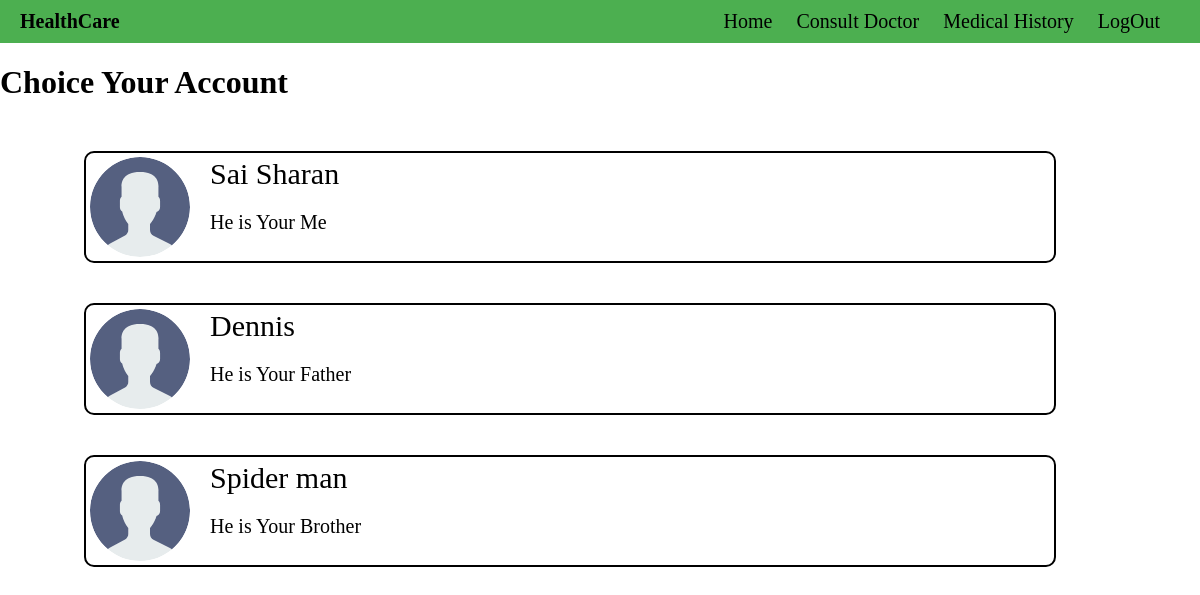
The page /choice_acc/ (signed in) on the database as committed earlier.
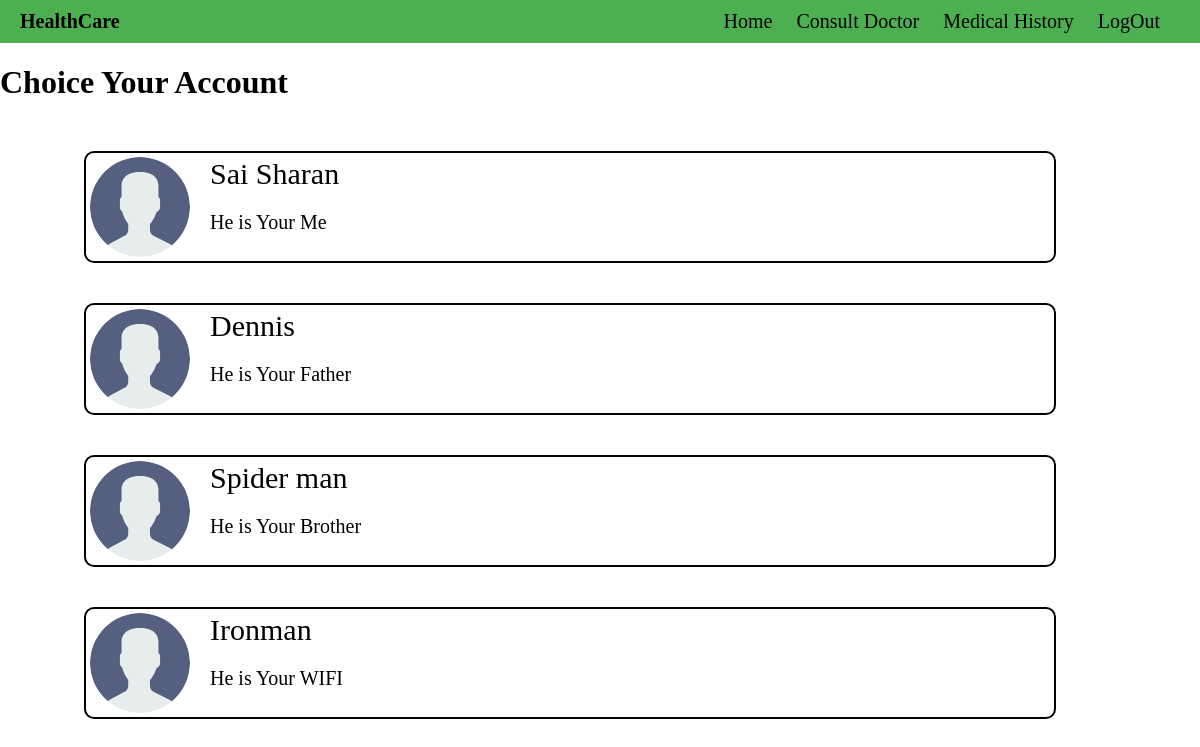
The same page on the database as committed later.
### Health/models.py (models this page shows, shortened)
class Patient(models.Model):
    host = models.ForeignKey(User, on_delete=models.CASCADE, null=True)
    user_name = models.CharField(max_length=30)
    profile_pic = models.ImageField(upload_to='', null=True, default="avater.svg")
    Date_of_birth = models.DateField(null=True)
    user_relationship = models.CharField(max_length=30)
    father_name = models.CharField(max_length=30)
    mother_name = models.CharField(max_length=30)
    street = models.CharField(max_length=100)
    city = models.CharField(max_length=30)
    state = models.CharField(max_length=30)
    country = models.CharField(max_length=30)

### Health/views.py (the view)
# urls.py: path('choice_acc/',views.choice_acc,name = "choice_acc"),
def choice_acc(request):
    form = Patient.objects.filter(host=request.user)
    context = {"form": form}
    return render(request, "Health/choice_acc.html", context)

### Health/templates/Health/choice_acc.html
{% extends 'main.html' %}
{% block content%}
<h1>Choice Your Account</h1>
<div class="choice_acc">
    {%for field in form %}
    <div class="parent_choice_acc">
        <div class="left">
            <img src="{{field.profile_pic.url}}" alt="" ,width="100px">
        </div>
        <div class="child_acc">
            <a href="{% url 'patient_profile' field.user_name%}">
                {{field.user_name}}
            </a>
            <p>He is Your {{field.user_relationship}}</p>
        </div>
    </div>
    {% endfor %}
</div>
{% endblock %}

### templates/main.html (shortened to what this page needs)
<!DOCTYPE html>
{% load static %}
<html lang="en">
<head>
    <link rel="stylesheet" href="{% static 'styles/main.css' %}"/>
</head>
<body>
  {% include 'navbar.html'%}
  {% block content %}
  {% endblock %}
</body>
</html>

### templates/navbar.html
<nav>
    <div class="left-side">
      <a href="#">HealthCare</a>
    </div>
    <div class="right-side">
      <a href="{% url 'home' %}">Home</a>
      <a href="{% url 'consult_doctor' %}">Consult Doctor</a>
      <a href="#">Medical History</a>
      {% if request.user.is_authenticated %}
      <a href="{% url 'log_out'  %}" id="login-link">LogOut</a>
      {%else %}
      <a href="{% url 'log_in'  %}" id="login-link">LogIn</a>
      {% endif%}
    </div>
  </nav>

### static/styles/main.css (style rules this page uses)
body { margin: 0px; padding: 0px; }
nav { display: flex; justify-content: space-between; align-items: center; padding: 10px 20px; background-color: #4CAF50; color: green; }
.left-side a { font-size: 20px; font-weight: 700; color: black; text-decoration: none; margin-right: 20px; }
.right-side a { font-size: 20px; color: black; text-decoration: none; margin-right: 20px; }
.choice_acc { margin: 30px; display: flex; align-items: center; flex-direction: column; width: 90vw; }
.choice_acc .parent_choice_acc { display: flex; margin: 20px 20px; padding: 4px; border: 2px solid black; border-radius: 10px; width: 80vw }
.choice_acc .left { display: flex; justify-content: space-around; align-items: space-around; }
.choice_acc .left img { border-radius: 50%; width: 100px; height: 100px; }
.choice_acc .child_acc { width: 40vw; margin: 0px 20px; }
.choice_acc .child_acc a { text-decoration: none; color: black; font-size: 30px; }
.choice_acc .child_acc p { font-size: 20px; }
a { text-decoration: none; color: black }

Rows that differ between the two databases and show on the page:
added Patient: profile_pic (picture), user_name "Ironman", user_relationship "WIFI"
